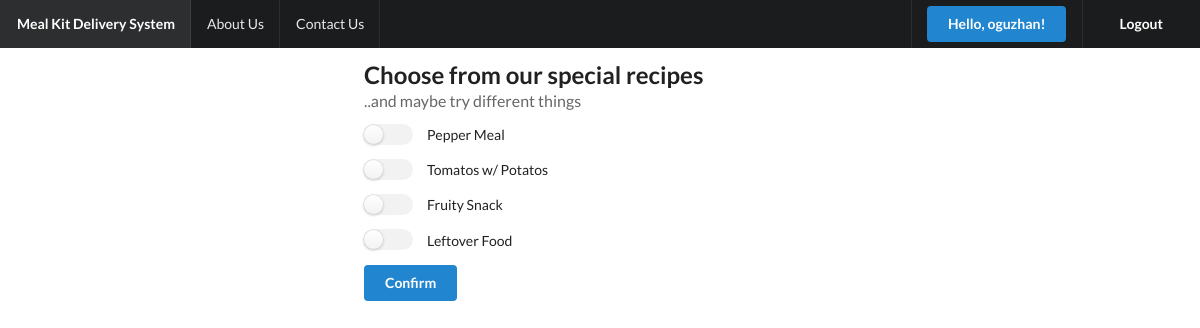
Screenshot of /recipe/select/ (signed in) with the database file from the repository.
### core/models.py (models this page shows)
class MyUser(AbstractUser):
    recipes = models.ManyToManyField('Recipe')

class Recipe(models.Model):
    name = models.CharField(max_length=200)
    ingredients = models.ManyToManyField(Ingredient)
    text = models.CharField(max_length=2000)
    def __str__(self):
        return self.name

### core/views.py (the view)
# urls.py: path('recipe/select/', recipeList, name="recipe_select"), # change this name
def recipeList(request):
    submitted = False
    if request.method == 'POST':
        return render(request, 'core/recipes.html', {'submitted':True})
    else: ## this is the get
        form = Recipe.objects.all()
    return render(request, 'core/recipes.html', {'form': form, 'submitted':False})

### core/templates/core/recipes.html (shortened to what this page needs)
{% extends 'core/base.html' %}
{% block content %}
<div class="ui left aligned container" style="width: 500px;margin-top: 10px;">
    <div class="row" style="font-size: 15pt;">
        {% if not submitted %}
        <h2 class="ui header">Choose from our special recipes
            <div class="sub header">..and maybe try different things</div>
        </h2>
        {% endif %}
    </div>
    <div class="left aligned row" style="font-size: 14pt;">
        {% if submitted %}
        <div class="ui positive message" style="margin-top: 10px;">
            <i class="close icon"></i>
            <div class="header">
                We've got your order.
            </div>
            <p>We will send you your order when it's ready. </p>
            <a href="/" class="ui primary button">
                Go to Homepage
            </a>
        </div>
        {% else %}
        <form method="post" class="ui  form" action="{%url 'recipe_select' %}">
            {% for field in form %}
            <div class="field">
                <div class="ui test toggle checkbox">
                    <label>{{ field }}</label>
                </div>
            </div>
            {% endfor %}
            <button id="confirmbutton" class="ui primary right float button" type="submit">Confirm</button>
        </form>
        {% endif %}
    </div>
    {% endblock %}

### core/templates/core/base.html (shortened to what this page needs)
{% load static %}
<!DOCTYPE html>
<html lang="tr">
<head>
  <link rel="stylesheet" href="{%static 'card.css'%}" />
  <link rel="stylesheet" href="https://cdnjs.cloudflare.com/ajax/libs/semantic-ui/2.2.13/semantic.min.css" />
</head>
<body>
  <div class="ui fixed inverted  menu">
    <div class="container">
      <a class="item" href="/"><b>Meal Kit Delivery System</b></a>
      <a class="item" href="/">About Us</a>
      <a class="item" href="/">Contact Us</a>
    </div>
    <div class="right menu">
      {% if user.is_authenticated %}
      <a href="{% url 'recipeList' %}" class="item" href="#">
        <div class="ui primary button">Hello, {{ user.username }}!</div>
      </a>
      <a class="item" href="{% url 'logout' %}">
        <div class="ui secondary button">Logout</div>
      </a>
      {% endif %}
    </div>
  </div>
  <div class="ui centered container grid" style="margin-top: 15px; margin-left: 1%; margin-right: 1%;">
    {% block content %}{% endblock %}
  </div>
</body>
</html>

### core/templates/core/base.html (style rules this page uses)
html, body { margin: 0px; padding: 0px; }
*, *:after, *:before { -webkit-box-sizing: border-box; -moz-box-sizing: border-box; box-sizing: border-box; }

### rows the page displays
MyUser: username "oguzhan"
Recipe: name "Pepper Meal"
Recipe: name "Tomatos w/ Potatos"
Recipe: name "Fruity Snack"
Recipe: name "Leftover Food"
